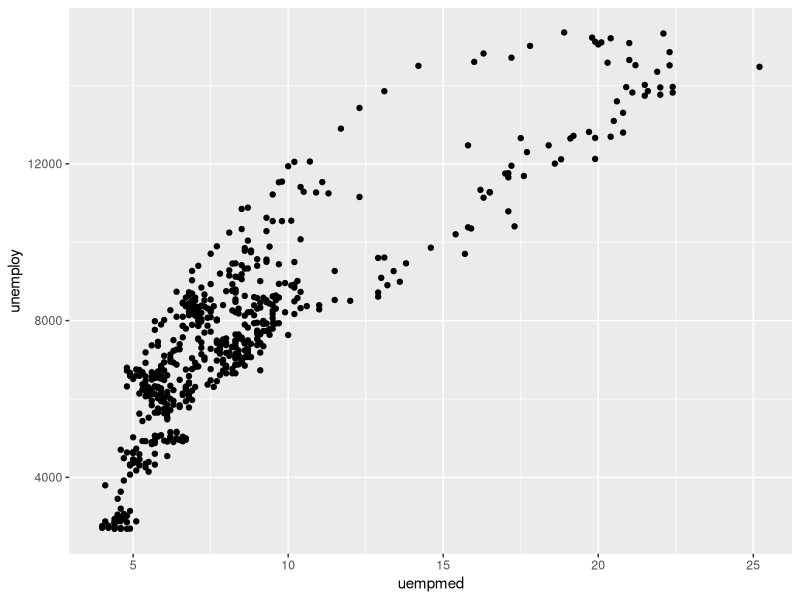
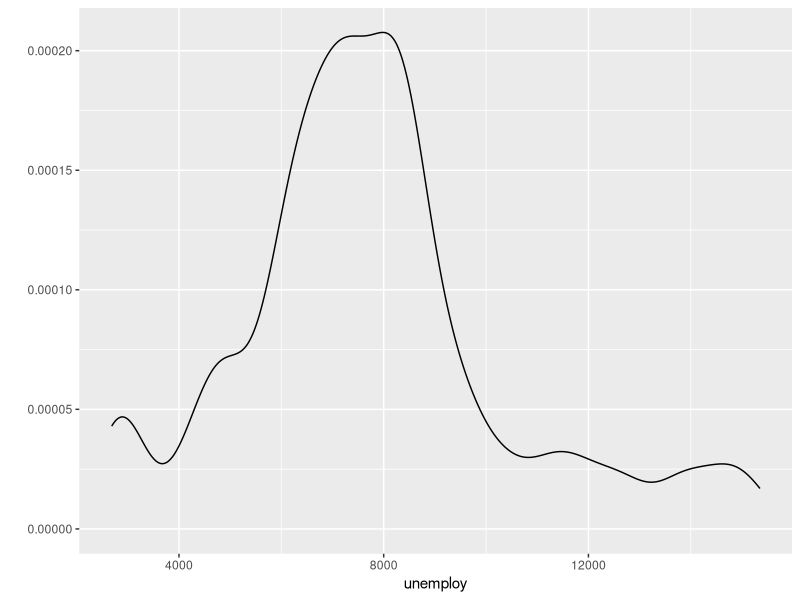
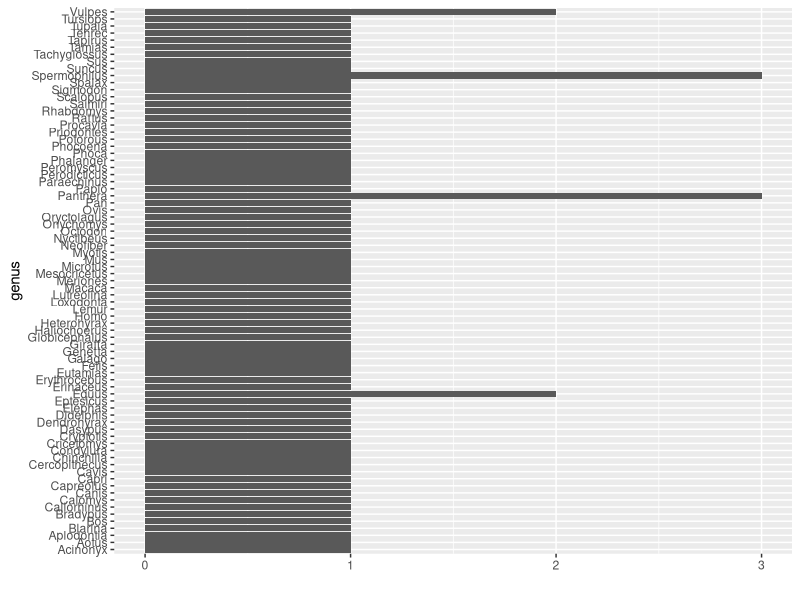
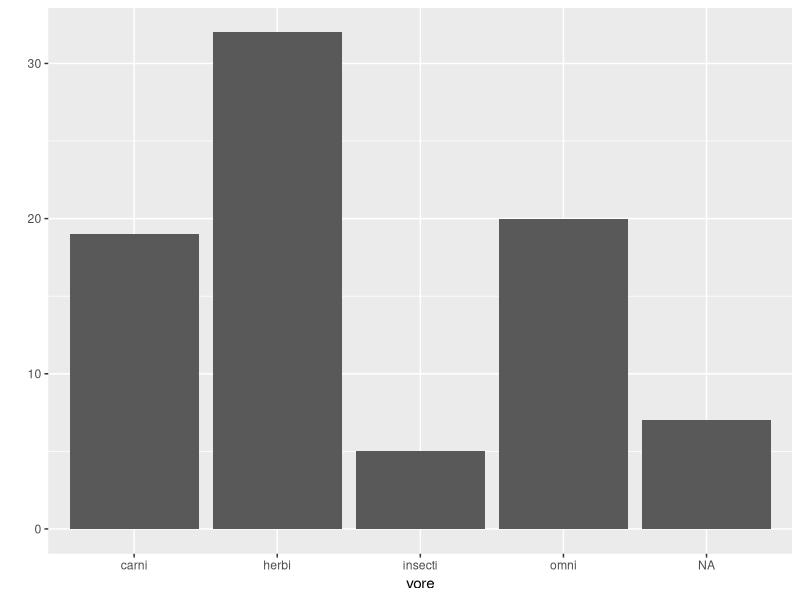
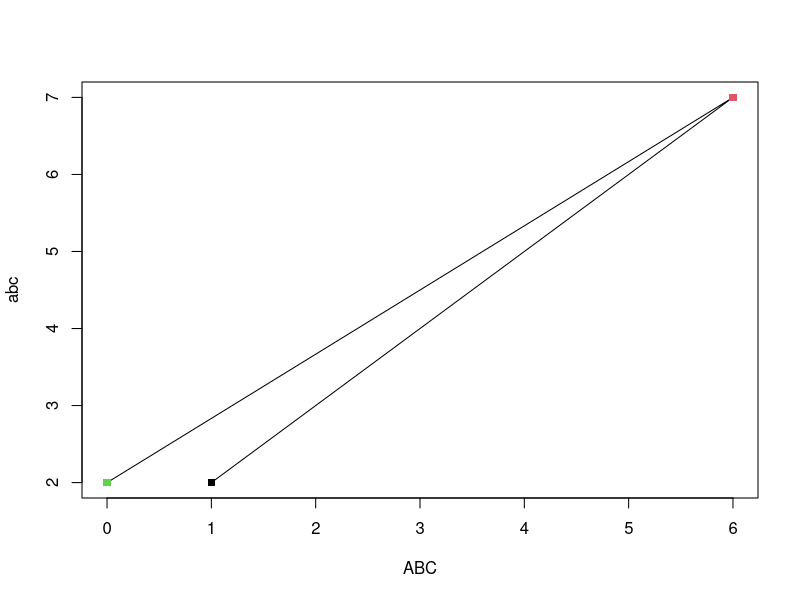
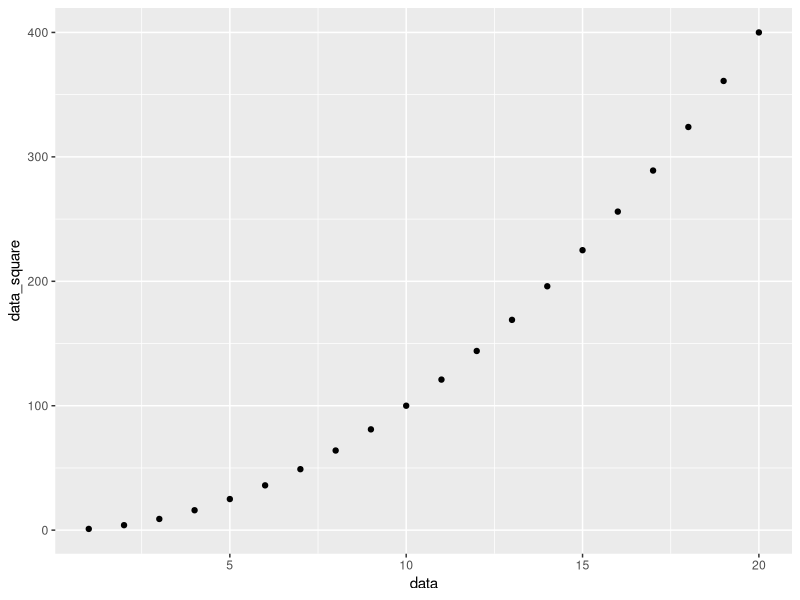
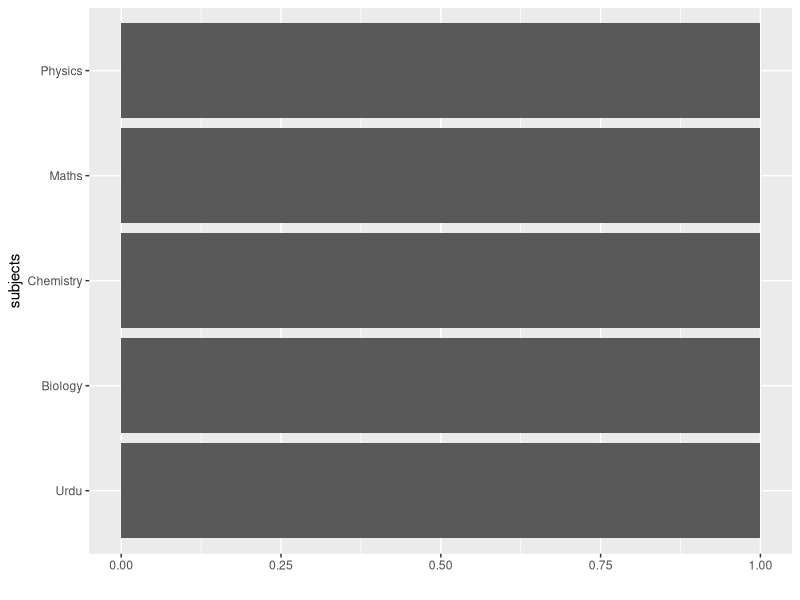

Write R code to recreate these figures, in order.
# TASK 1
data(package = .packages(all.available = TRUE))
data() 
install.packages("ggplot2")
library(ggplot2)

ggplot2::economics

qplot(data = economics, x = uempmed, y = unemploy, geom = "point")
qplot(data = economics, x = unemploy, geom = "density")

ggplot2::msleep
qplot(data = msleep, y = genus, geom = "bar")
qplot(data = msleep, x = vore, geom = "bar")

# TASK 1

a <- c(1,2,3,4,5)
b <- c(6,7,8,9,10)
c <- c(0,2,4,6,8)


combined <- rbind(a,b,c)
combined <- matrix(combined, nrow=3, ncol=5)
combined

plot(combined, xlab = "ABC", ylab = "abc", type ="o", pch=15, col=1:3)

# TASK 2

Name <- c("Ali", "Raza", "Muhammad", "Savera", "George")
Age <- c(32L, 34L, 68L, 32L, 40L)
Role <- c("Sr.Data Scientist", "D.S Manager", "Manager","Jr.Data Scientist","Data Analyst")
Length_of_service <- c(4L, 10L, 30L, 1L, 7L)

frame <- data.frame(Name, Age, Role, Length_of_service)  

print (frame)

# TASK 3
data <- seq(1:20)
data_square <- data^2
qplot( x = data, y = data_square, geom = "point")

# TASK 4
subjects <- c("Chemistry", "Biology", "Physics", "Maths", " Urdu")
students <- c(33L, 15L, 32L, 50L, 20L)
data_110 <- data.frame(subjects, students)
data_110
qplot(data = data_110, y = subjects, geom = "bar")
